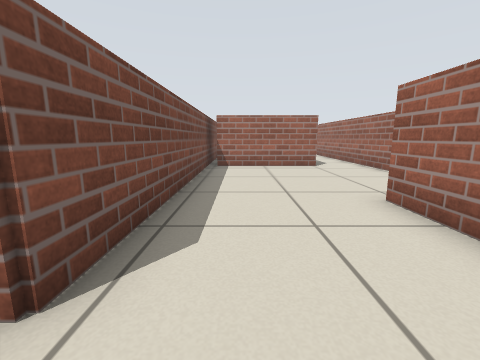
view 1 (above)

19 first-person views from a walk through a Stage world. The camera is 0.57 m above the floor, tilts 10° down and sees 90° across. Floor lines are 1 m apart. The floor is counted in squares, 0.5 m on a side. Each view is taken from the middle of a square. On the plan, view 1 faces up. The plan holds only what a view shows up to about 11 squares ahead; the rest is blank. Robots are left out.

view 2
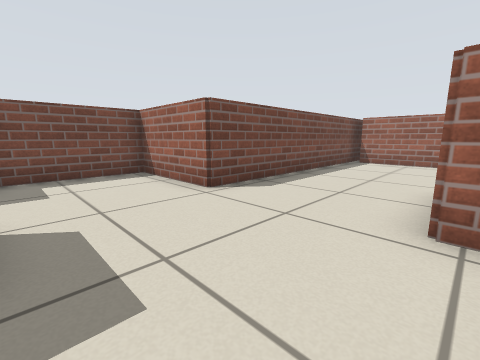

view 3
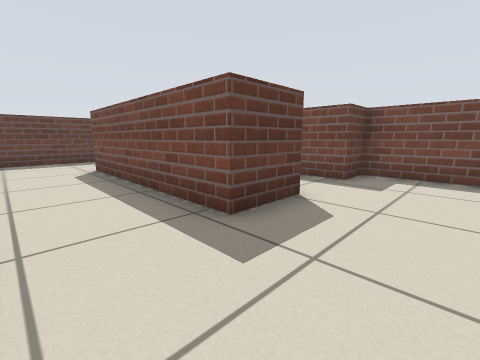

view 4
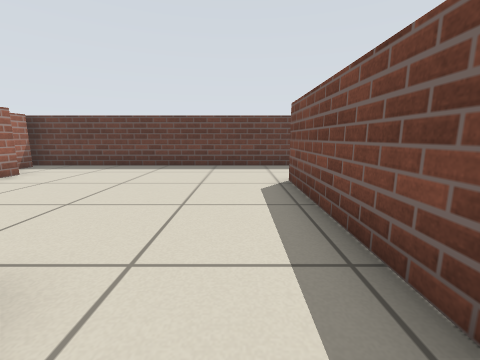

view 5
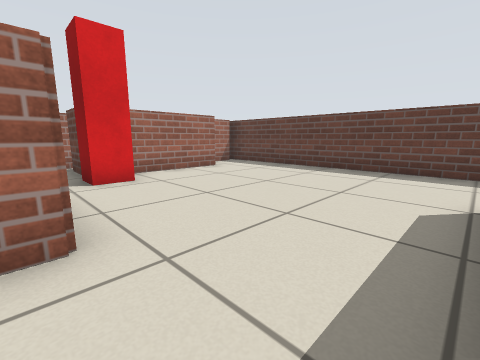

view 6
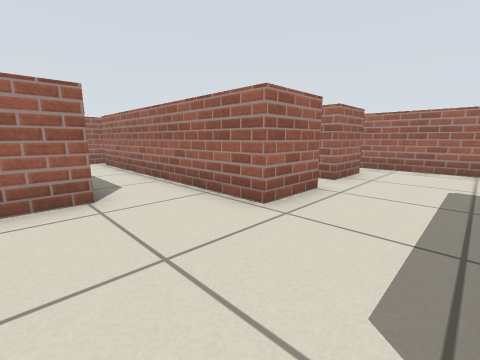

view 7
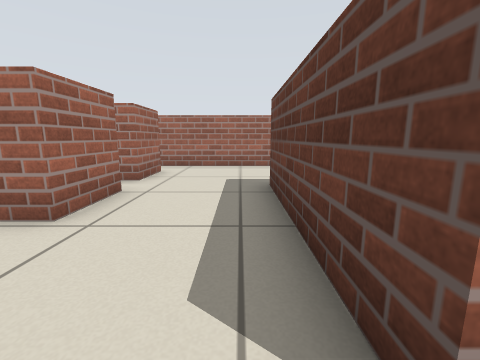

view 8
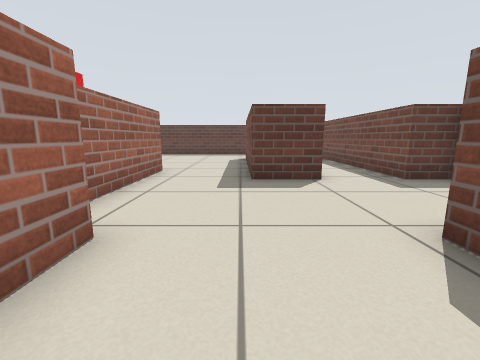

view 9
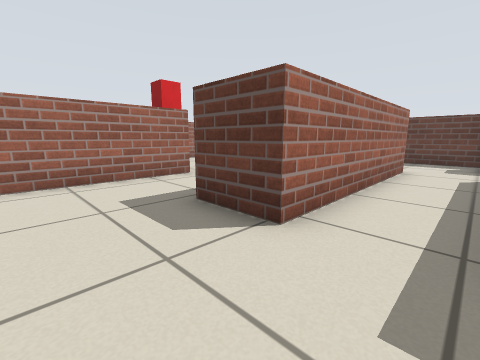

view 10
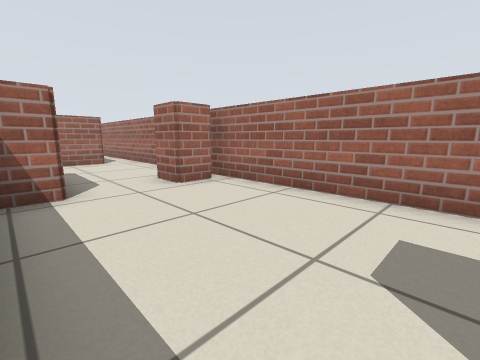

view 11
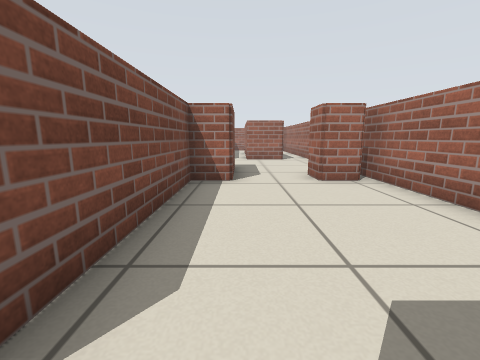

view 12
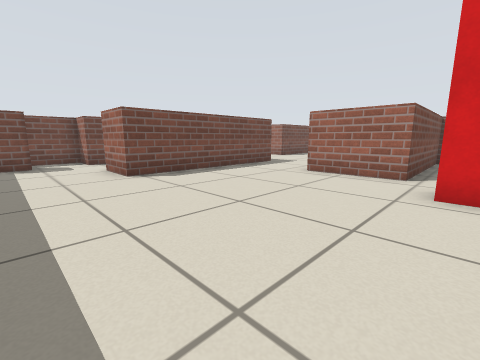

view 13
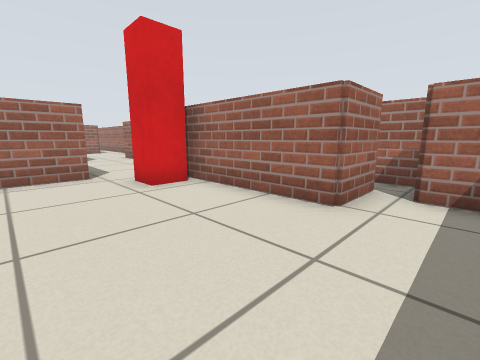

view 14
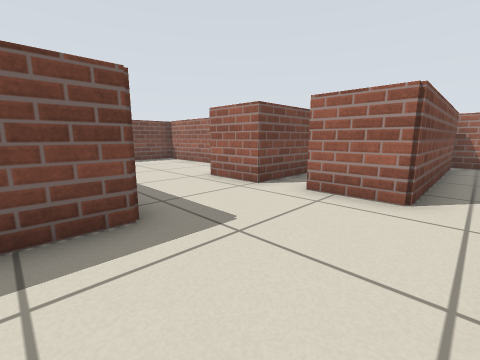

view 15
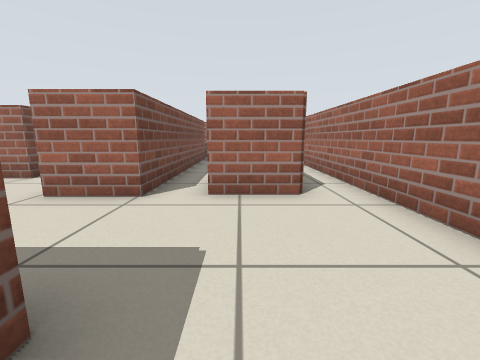

view 16
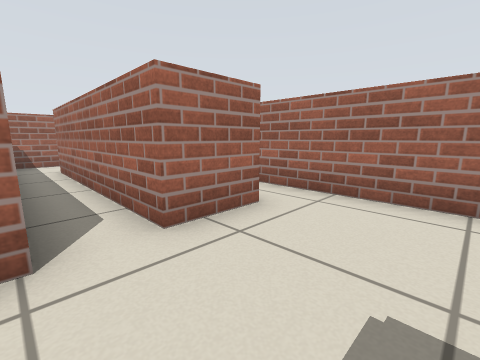

view 17
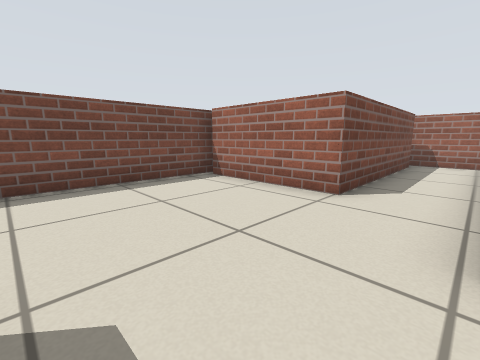

view 18
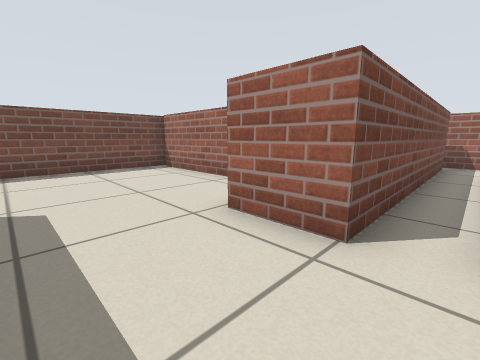

view 19
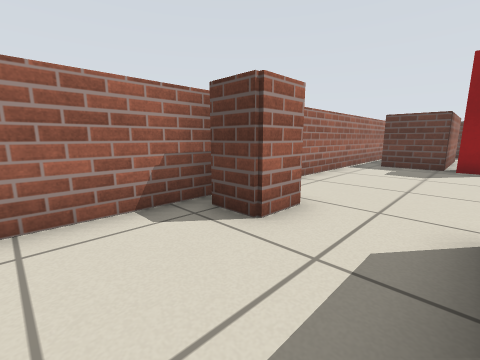

### Floor plan
Points are (right, up) in squares from view 1. A wall is a line through its corners. A room is listed if a view was taken in it or the views show most of it. See-through windows are left out.
Room 1 (views 1, 2, 3, 4, 5, 6, 7, 8, 9, 12, 13, 14, 15, 16, 17, 18, 19)
walls: (3.1, 1.3) (2.7, 1.3) (2.7, 4.3) (7.8, 4.3) (7.8, 1.3); (0.7, -2.5) (0.7, -9.4) (-1.2, -9.4) (-1.2, -2.5) (0.7, -2.5); (5.5, -4.4) (3.7, -4.4) (3.7, 0.1); (10.1, 1.3) (10.1, 2.5) (11.2, 2.5); (11.7, 1.5) (11.7, 13.2); (7.1, 7.6) (5.2, 7.6) (5.2, 16.2); (-3.1, -11.1) (-3.1, -12.1); (10.8, -10.4) (8.8, -10.4) (8.8, -5.7); (-1.3, 10.9) (-1.3, 1.3) (-4.8, 1.3) (-4.8, -2.5) (-3.6, -2.5) (-3.6, -9.4) (-4.8, -9.4) (-4.8, -11.1); (-3.1, -12.8) (10.6, -12.8); (11.7, -11.1) (11.7, -10.1); (10.1, -12.4) (10.1, -11.1); (3.1, 16.2) (3.1, 9.7) (-1, 9.7); (10.3, 14.6) (10.3, 7.6) (8.4, 7.6); (11.1, 15.1) (10.2, 15.1); (5.4, 16.9) (2.9, 16.9)
ways out: opening at (7, -5) to room 2; opening at (9.5, 1) to room 2; opening at (8, 8) to room 3
objects: red post (8, -6)
Room 2 (views 10, 11)
walls: (7.8, 1.3) (6.7, 1.3) (6.7, -4.4) (5.5, -4.4); (8.8, -5.7) (10.8, -5.7); (11.2, 1.3) (10.1, 1.3); (11.7, -7) (11.7, 1.5)
ways out: opening at (7, -5) to room 1; opening at (9.5, 1) to room 1
Room 3 (no view inside)
walls: (7.1, 16.2) (7.1, 7.6); (8.8, 16.9) (7, 16.9); (8.4, 7.6) (8.4, 14.8)
ways out: opening at (8, 8) to room 1

Where each view was taken, in squares from view 1:
view 1: 0 up, 0 right, facing up
view 2: 2 down, 3 right, facing up-left
view 3: 0 up, 3 right, facing down-left
view 4: 3 down, 2 right, facing down
view 5: 4 down, 1 right, facing down-right
view 6: 5 up, 2 right, facing up-right
view 7: 5 up, 2 right, facing right
view 8: 4 up, 1 right, facing down
view 9: 0 up, 3 left, facing down-right
view 10: 4 down, 7 right, facing up-right
view 11: 5 down, 8 right, facing up
view 12: 12 down, 8 right, facing up-left
view 13: 12 down, 5 right, facing up-right
view 14: 3 up, 11 right, facing up-left
view 15: 3 up, 9 right, facing up
view 16: 5 up, 7 right, facing up-right
view 17: 5 up, 5 right, facing up-left
view 18: 5 up, 8 right, facing up-left
view 19: 5 up, 8 right, facing down-right
